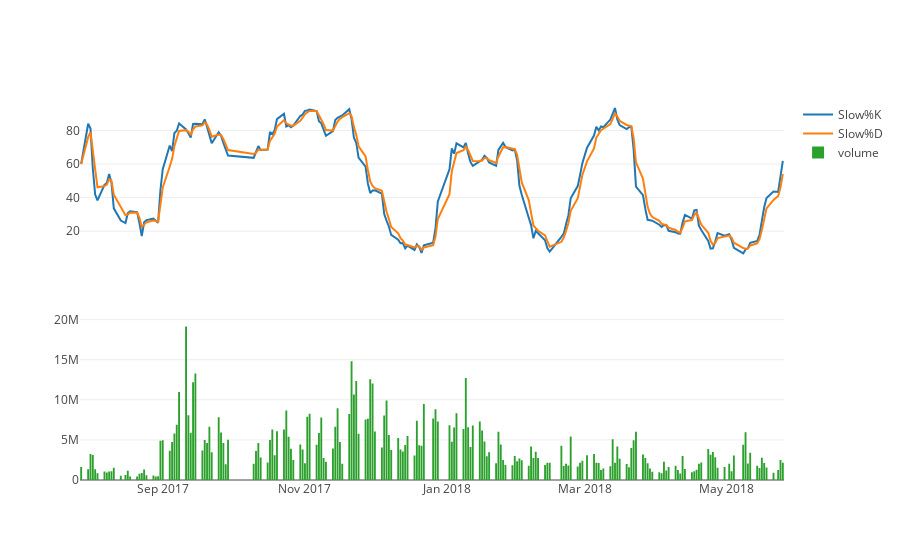

This figure's notebook cell:
### Code cell
# jupyter notebook 에서 출력 
offline.init_notebook_mode(connected=True)
 
kdj_k = go.Scatter(
                x=df.date,
                y=df['kdj_k'],
                name="Fast%K")
 
kdj_d = go.Scatter(
                x=df.date,
                y=df['kdj_d'],
                name="Fast%D")
 
kdj_d2 = go.Scatter(
                x=df.date,
                y=df['kdj_d'],
                name="Slow%K")
 
kdj_j = go.Scatter(
                x=df.date,
                y=df['kdj_j'],
                name="Slow%D")
 
 
trade_volume = go.Bar(
                x=df.date,
                y=df['volume'],
                name="volume")
 
 
# data = [kdj_k, kdj_d]
data1 = [kdj_d2, kdj_j]
data2 = [trade_volume]
 
# data = [celltrion]
# layout = go.Layout(yaxis=dict(
#         autotick=False,
#         ticks='outside',
#         tick0=0,
#         dtick=10,
#         ticklen=8,
#         tickwidth=4,
#         tickcolor='#000'
#     ))
 
fig = tools.make_subplots(rows=2, cols=1, shared_xaxes=True)
 
for trace in data1:
    fig.append_trace(trace, 1,1)
 
for trace in data2:
    fig.append_trace(trace, 2,1)
# fig = go.Figure(data=data, layout=layout)
 
offline.iplot(fig)

### Figure 1 — Plotly figure (JSON) as saved in the notebook; plotly's stock layout.template omitted (floating-point values rounded to 4 significant figures; data arrays with more than 128 entries replaced by an {"elided": "..."} marker saying what was removed)
{"data": [{"name": "Slow%K", "type": "scatter", "x": {"elided": "200 str values"}, "xaxis": "x1", "y": {"elided": "200 float values"}, "yaxis": "y1"}, {"name": "Slow%D", "type": "scatter", "x": {"elided": "200 str values"}, "xaxis": "x1", "y": {"elided": "200 float values"}, "yaxis": "y1"}, {"name": "volume", "type": "bar", "x": {"elided": "200 str values"}, "xaxis": "x1", "y": {"elided": "200 int values"}, "yaxis": "y2"}], "layout": {"xaxis1": {"anchor": "y2", "domain": [0, 1]}, "yaxis1": {"anchor": "free", "domain": [0.575, 1], "position": 0}, "yaxis2": {"anchor": "x1", "domain": [0, 0.425]}}}
